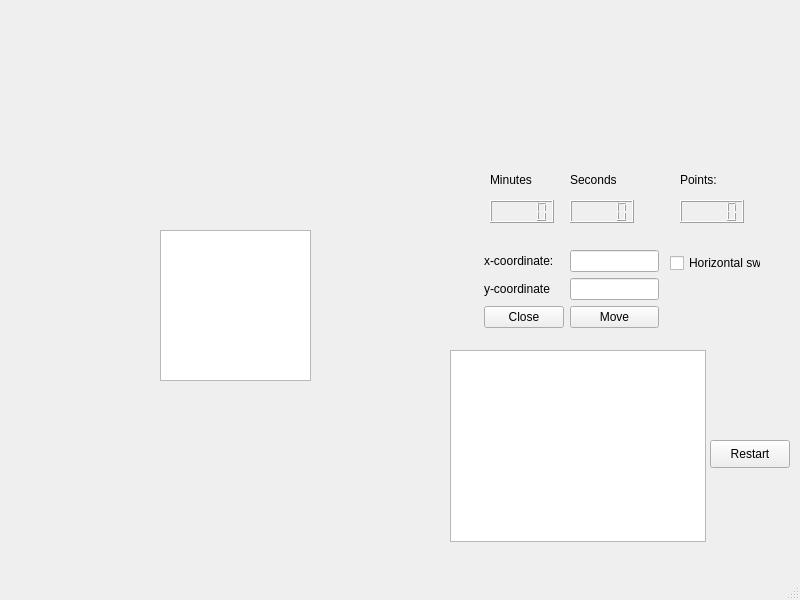
<?xml version="1.0" encoding="UTF-8"?>
<ui version="4.0">
 <class>MainWindow</class>
 <widget class="QMainWindow" name="MainWindow">
  <property name="geometry">
   <rect>
    <x>0</x>
    <y>0</y>
    <width>800</width>
    <height>600</height>
   </rect>
  </property>
  <property name="windowTitle">
   <string>MainWindow</string>
  </property>
  <widget class="QWidget" name="centralwidget">
   <widget class="QGraphicsView" name="graphicsView">
    <property name="geometry">
     <rect>
      <x>160</x>
      <y>230</y>
      <width>151</width>
      <height>151</height>
     </rect>
    </property>
   </widget>
   <widget class="QWidget" name="formLayoutWidget">
    <property name="geometry">
     <rect>
      <x>484</x>
      <y>250</y>
      <width>175</width>
      <height>132</height>
     </rect>
    </property>
    <layout class="QFormLayout" name="formLayout">
     <item row="0" column="0">
      <widget class="QLabel" name="label">
       <property name="text">
        <string>x-coordinate:</string>
       </property>
      </widget>
     </item>
     <item row="0" column="1">
      <widget class="QLineEdit" name="x_coordinate"/>
     </item>
     <item row="1" column="0">
      <widget class="QLabel" name="label_2">
       <property name="text">
        <string>y-coordinate</string>
       </property>
      </widget>
     </item>
     <item row="1" column="1">
      <widget class="QLineEdit" name="y_coordinate"/>
     </item>
     <item row="2" column="0">
      <widget class="QPushButton" name="closeButton">
       <property name="text">
        <string>Close</string>
       </property>
      </widget>
     </item>
     <item row="2" column="1">
      <widget class="QPushButton" name="move_button">
       <property name="text">
        <string>Move</string>
       </property>
      </widget>
     </item>
    </layout>
   </widget>
   <widget class="QTextBrowser" name="moveResult">
    <property name="geometry">
     <rect>
      <x>450</x>
      <y>350</y>
      <width>256</width>
      <height>192</height>
     </rect>
    </property>
   </widget>
   <widget class="QCheckBox" name="horizontalCheckbox">
    <property name="geometry">
     <rect>
      <x>670</x>
      <y>250</y>
      <width>91</width>
      <height>26</height>
     </rect>
    </property>
    <property name="text">
     <string>Horizontal swap</string>
    </property>
   </widget>
   <widget class="QLCDNumber" name="lcd_minutes">
    <property name="geometry">
     <rect>
      <x>490</x>
      <y>200</y>
      <width>64</width>
      <height>23</height>
     </rect>
    </property>
   </widget>
   <widget class="QLCDNumber" name="lcd_seconds">
    <property name="geometry">
     <rect>
      <x>570</x>
      <y>200</y>
      <width>64</width>
      <height>23</height>
     </rect>
    </property>
   </widget>
   <widget class="QLabel" name="label_3">
    <property name="geometry">
     <rect>
      <x>490</x>
      <y>170</y>
      <width>63</width>
      <height>20</height>
     </rect>
    </property>
    <property name="text">
     <string>Minutes</string>
    </property>
   </widget>
   <widget class="QLabel" name="label_4">
    <property name="geometry">
     <rect>
      <x>570</x>
      <y>170</y>
      <width>63</width>
      <height>20</height>
     </rect>
    </property>
    <property name="text">
     <string>Seconds</string>
    </property>
   </widget>
   <widget class="QLCDNumber" name="lcd_points">
    <property name="geometry">
     <rect>
      <x>680</x>
      <y>200</y>
      <width>64</width>
      <height>23</height>
     </rect>
    </property>
   </widget>
   <widget class="QLabel" name="label_5">
    <property name="geometry">
     <rect>
      <x>680</x>
      <y>170</y>
      <width>63</width>
      <height>20</height>
     </rect>
    </property>
    <property name="text">
     <string>Points:</string>
    </property>
   </widget>
   <widget class="QPushButton" name="restart_button">
    <property name="geometry">
     <rect>
      <x>710</x>
      <y>440</y>
      <width>80</width>
      <height>28</height>
     </rect>
    </property>
    <property name="text">
     <string>Restart</string>
    </property>
   </widget>
  </widget>
  <widget class="QMenuBar" name="menubar">
   <property name="geometry">
    <rect>
     <x>0</x>
     <y>0</y>
     <width>800</width>
     <height>25</height>
    </rect>
   </property>
  </widget>
  <widget class="QStatusBar" name="statusbar"/>
 </widget>
 <resources/>
 <connections>
  <connection>
   <sender>closeButton</sender>
   <signal>clicked()</signal>
   <receiver>MainWindow</receiver>
   <slot>close()</slot>
   <hints>
    <hint type="sourcelabel">
     <x>370</x>
     <y>367</y>
    </hint>
    <hint type="destinationlabel">
     <x>399</x>
     <y>299</y>
    </hint>
   </hints>
  </connection>
 </connections>
</ui>
